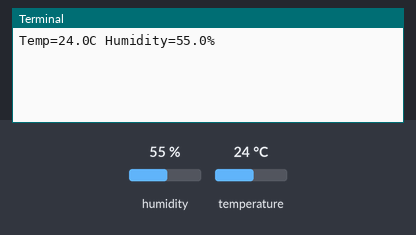
Recording of a program running on a simulated Raspberry Pi (BCM pin numbers). Shown: the last lines printed to the terminal. Inputs (shaded band) come from the test bench; at power-on: humidity 55 %, temperature 24 °C.

Above: at 1.2 s.
1.3 s: humidity set to 22 %
At 4.4 s:
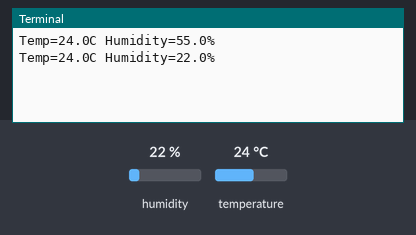
5.9 s: temperature set to 12 °C
At 8.0 s:
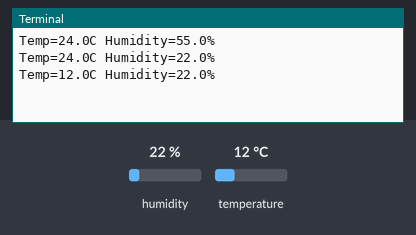
10.5 s: humidity set to 40 %
At 11.6 s:
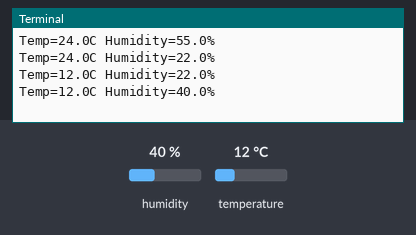
Timing chart, 0 to 13.5 s (numbered marks = the images above; inputs shaded):
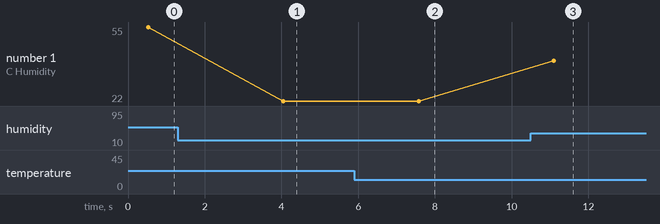

The program:

humidity_test.py
```python
import RPi.GPIO as GPIO
import Adafruit_DHT
import time

# Adafruit_DHT.DHT22, or Adafruit_DHT.AM2302.
DHTSensor = Adafruit_DHT.DHT11

# The pin which is connected with the sensor will be declared here
GPIO_Pin = 23

while True:
    humid, temper = Adafruit_DHT.read_retry(DHTSensor, GPIO_Pin)

    if humid is not None and temper is not None:
	print("Temp={0:0.1f}C Humidity={1:0.1f}%".format(temper, humid))
    else:
	print("sensor failure")
    time.sleep(3)
```

Measured:
- after the input at 1.3 s, the terminal: prints a new line after 2.8 s (image 1)
- after the input at 5.9 s, the terminal: prints a new line after 1.7 s (image 2)
- after the input at 10.5 s, the terminal: prints a new line after 0.60 s (image 3)
- plotted number 1: 55 → 22 after the input at 1.3 s, 22 → 40 after the input at 10.5 s
